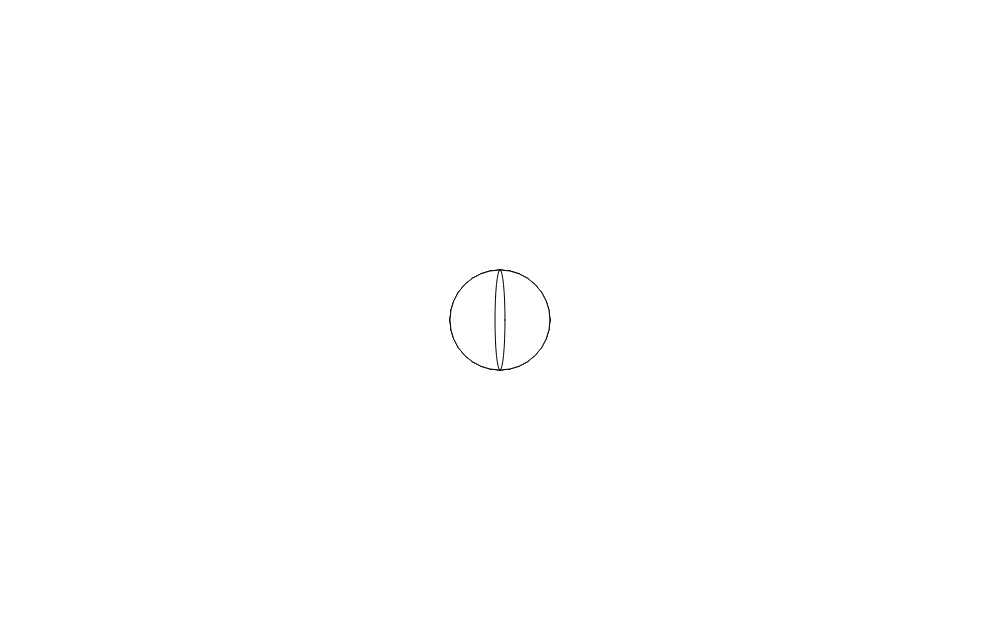
Frame 1 (no input)
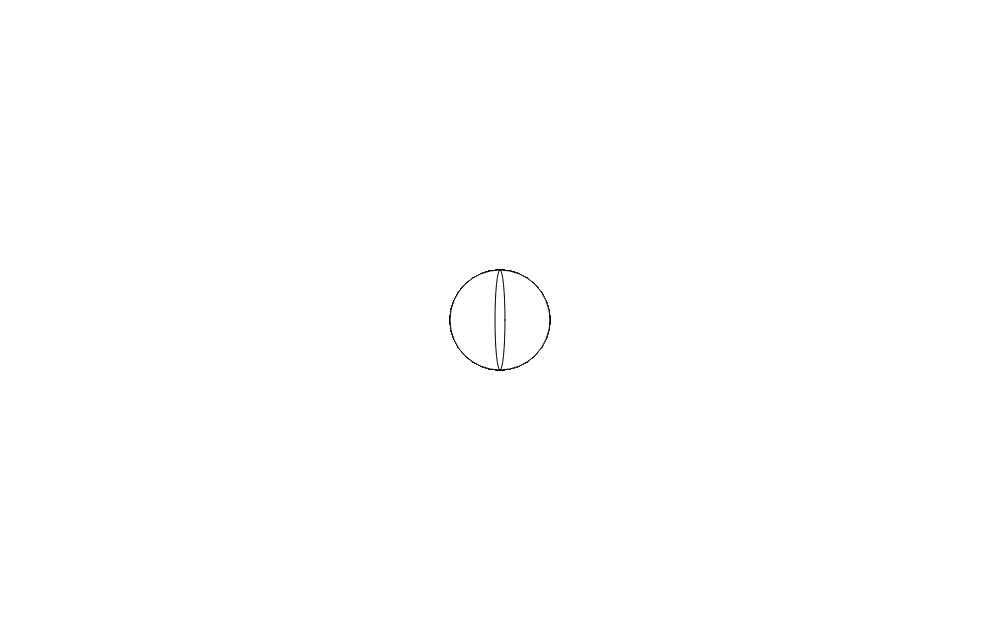
Frame 60 (no input)
Frame 120 (the mouse pressed at the canvas centre since frame 60): identical to frame 60, image omitted

The p5.js sketch that drew these frames (run headless with seeded random() and noise() and a simulated clock; from frame 60 on, the mouse is pressed at the canvas centre):

// p5.js sketch
// ── sketch.js
// p5.js basic sketch

// by NAHEE KIM

var w = 1000;
var h = 640;

function setup() {

  createCanvas(w, h);

}

function draw() {

	stroke(0,0,0);
	ellipse(w/2,h/2,100,100);
	ellipse(w/2,h/2,10,100);
	ellipse(w/2,h/2,100,100);
	ellipse(w/2,h/2,10,100);
	ellipse(w/2,h/2,100,100);
	ellipse(w/2,h/2,10,100);
	ellipse(w/2,h/2,100,100);
	ellipse(w/2,h/2,10,100);

}
